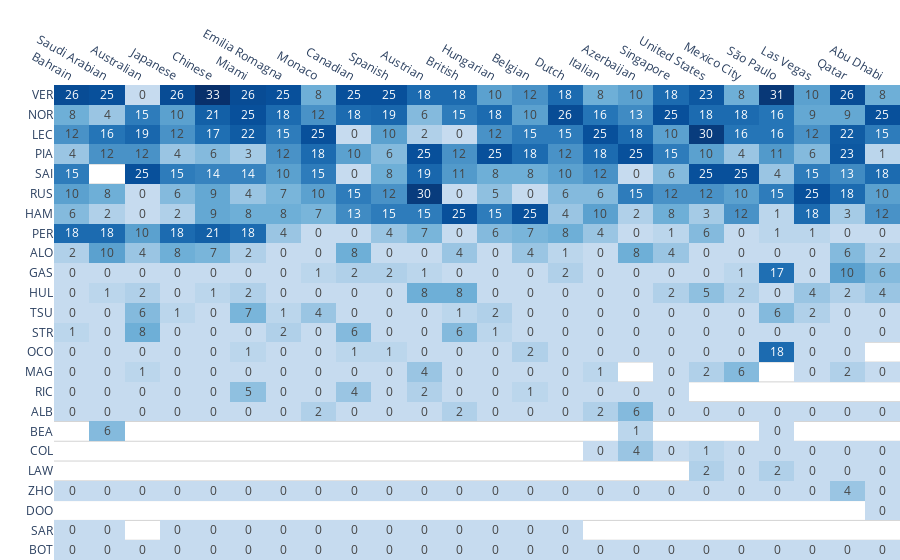

The cell this chart's notebook holds for it:
### Code cell
%run heatmap.py

### Figure 1 — Plotly figure (JSON) as saved in the notebook; plotly's stock layout.template omitted (floating-point values rounded to 4 significant figures; data arrays with more than 128 entries replaced by an {"elided": "..."} marker saying what was removed)
{"data": [{"coloraxis": "coloraxis", "hovertemplate": "Race: %{x}<br>Driver: %{y}<br>Points: %{z}<extra></extra>", "name": "0", "texttemplate": "%{z}", "type": "heatmap", "x": ["Bahrain", "Saudi Arabian", "Australian", "Japanese", "Chinese", "Miami", "Emilia Romagna", "Monaco", "Canadian", "Spanish", "Austrian", "British", "Hungarian", "Belgian", "Dutch", "Italian", "Azerbaijan", "Singapore", "United States", "Mexico City", "São Paulo", "Las Vegas", "Qatar", "Abu Dhabi"], "xaxis": "x", "y": ["VER", "NOR", "LEC", "PIA", "SAI", "RUS", "HAM", "PER", "ALO", "GAS", "HUL", "TSU", "STR", "OCO", "MAG", "RIC", "ALB", "BEA", "COL", "LAW", "ZHO", "DOO", "SAR", "BOT"], "yaxis": "y", "z": {"elided": "24x24 int values"}}], "layout": {"coloraxis": {"colorbar": {"title": {"text": "Points"}}, "colorscale": [[0, "rgb(198, 219, 239)"], [0.25, "rgb(107, 174, 214)"], [0.5, "rgb(33,  113, 181)"], [0.75, "rgb(8,   81,  156)"], [1, "rgb(8,   48,  107)"]], "showscale": false}, "margin": {"b": 0, "l": 0, "r": 0, "t": 0}, "plot_bgcolor": "rgba(0,0,0,0)", "xaxis": {"anchor": "y", "domain": [0, 1], "showgrid": false, "showline": false, "side": "top", "title": {"text": ""}}, "yaxis": {"anchor": "x", "autorange": "reversed", "domain": [0, 1], "gridcolor": "LightGrey", "gridwidth": 1, "showgrid": true, "showline": false, "tickmode": "linear", "tickson": "boundaries", "title": {"text": ""}}}}
